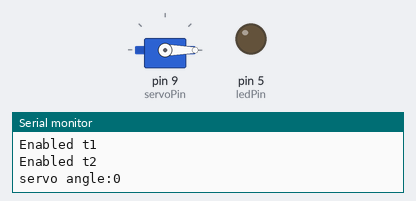
Bench run of a sketch on a simulated Arduino Uno, built with avr-gcc and run on an emulated ATmega328P. Shown: servo, output pins drawn as LEDs (lit = HIGH), the last lines printed to the serial monitor.

Above: at 0.1 s.
At 8.4 s:
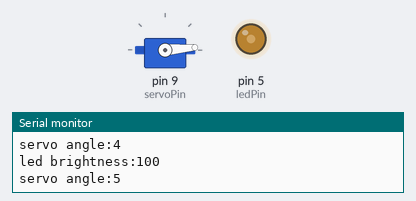
At 18.4 s:
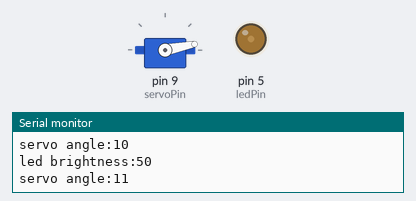
At 38.4 s:
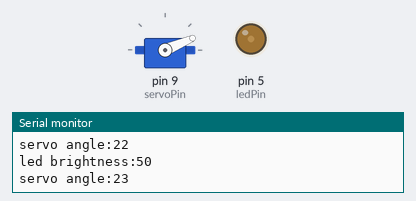
Timing chart, 0 to 39.9 s (numbered marks = the images above):
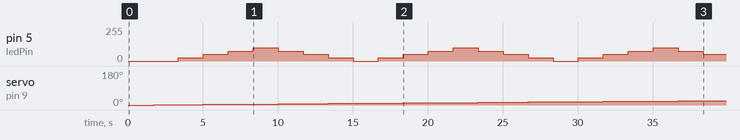

Measured:
- by itself, servo on pin 9 (servoPin): moves from 0° to 23° over 36.7 s
- by itself, pin 5 (ledPin): repeats every 13.3 s: 50/255 1.7 s, 75/255 1.7 s, 100/255 1.7 s, 75/255 1.7 s, 50/255 1.7 s, 25/255 1.7 s, 0/255 1.7 s, 25/255 1.7 s

The sketch:

Servo_LED_02.ino
```cpp
#include <Servo.h>
#include <TaskScheduler.h>

#define UPDATE_TIME 1666
#define MAX_POS 180
#define MIN_POS 0

int ledPin = 5;
int servoPin = 9;
bool flag = false; //Judge whether the flower bloom to 180 degrees

// Callback methods prototypes
void t1Callback();  //servo task
void t2Callback();  //led task

//led
int brightness = 0;
int fadeRate = 25;

//servo
int pos = 0;
Servo myservo;

//Tasks (delay_ms,times,func)
Task t1(0, TASK_FOREVER, &t1Callback);
Task t2(0, TASK_FOREVER, &t2Callback);

Scheduler runner;  //Instantiation of Scheduler

void t1Callback() {  //flower bloom to 180
  if (myservo.read() == MAX_POS){
    flag = true;
  }
  else{
    myservo.write(pos);
    Serial.print("servo angle:");
    Serial.println(pos);
    pos = pos + 1;
    delay(UPDATE_TIME);
  }
}

void t2Callback() {  //LED emits light regularly
  if (flag == false) {
    analogWrite(ledPin,brightness);
    Serial.print("led brightness:");
    Serial.println(brightness);
    brightness = brightness + fadeRate;
    if (brightness <= 0 || brightness >= 100) {
      fadeRate = -fadeRate;
    }
    //delay(50);
  }
  else{
    digitalWrite(ledPin,HIGH);
  }
}

void setup() {
  pinMode(ledPin, OUTPUT);
  myservo.attach(servoPin,500,2500);
  myservo.write(0);

  Serial.begin(9600);
  Serial.println("Scheduler Start");

  runner.init();
  Serial.println("Initialized scheduler");

  runner.addTask(t1);
  Serial.println("added t1");

  runner.addTask(t2);
  Serial.println("added t2");

  t1.enable();
  Serial.println("Enabled t1");
  t2.enable();
  Serial.println("Enabled t2");

}

void loop() {
  runner.execute();
}
```
